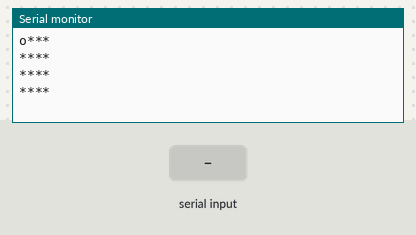
Simulated run of this sketch. Board: Arduino Uno, built with avr-gcc and run on an emulated ATmega328P. On the bench: the last lines printed to the serial monitor. Inputs (shaded band) come from the test bench.

Above: at 1.2 s.
1.3 s: "d\n" received over Serial
2.8 s: byte 119 ('w') received over Serial
At 3.6 s:
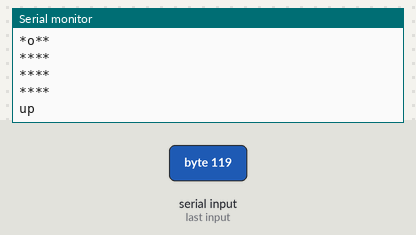
4.3 s: byte 97 ('a') received over Serial
At 4.8 s:
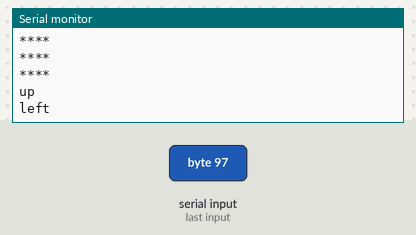
5.8 s: byte 115 ('s') received over Serial
At 7.1 s:
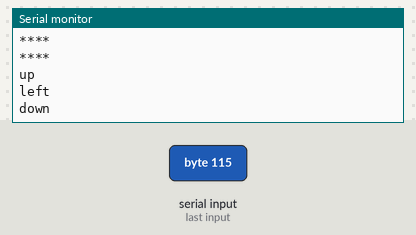

The sketch:

Game_player_move.ino
```cpp
#define SIZE 4

int matrix[4][4];
bool nextMove = false;
//char dir = 'a';
int playerX = 0;
int playerY = 0;
void setup() {
 Serial.begin(9600);
 createMap(matrix, playerX, playerY);
 printMap(matrix);
}

void loop() {
  if (Serial.available() > 0) {
    char c = Serial.read();

    nextMove = userEnterMove(c);
    char dir = moveCmd(c);
    if (dir == 'u' || dir == 'd') {
      playerX += playerXPos(dir, playerX);
    } else if (dir == 'l' || dir == 'r') {
      playerY += playerYPos(dir, playerY);
    }
    createMap(matrix, playerX, playerY);
  }
  if (nextMove) {
    printMap(matrix);
    nextMove = false;
  }
}

void createMap(int matrix[][SIZE], int playerX, int playerY) {
  for (int i = 0; i < SIZE; i++) {
    for (int j = 0; j < SIZE; j++) {
      if (i == playerX && j == playerY) {
        matrix[i][j] = 2;
      } else {
        matrix[i][j] = 0;
      }
    }
  }
}

void printMap(int matrix[][SIZE]) {
  for (int i = 0; i < SIZE; i++) {
    for (int j = 0; j < SIZE; j++) {
      if (matrix[i][j] == 0) {
        Serial.print("*");
      } else if (matrix[i][j] == 1) {
        Serial.print("x");
      } else if (matrix[i][j] == 2) {
        Serial.print("o");
      }
    }
    Serial.println();
  }
}

bool userEnterMove(int c) {
  //Serial.println();
  if (c == 10) {
    return true;
  } else {
    return false;
  }
}

char moveCmd(char c) {
  char moveDirection = ' ';
  if (c == 'w') {
    moveDirection = 'u';
    Serial.println("up");
  } else if (c == 'a') {
    moveDirection = 'l';
    Serial.println("left");
  } else if (c == 's') {
    moveDirection = 'd';
    Serial.println("down");
  } else if (c == 'd') {
    moveDirection = 'r';
    Serial.println("right");
  }
  return moveDirection;
}

int playerXPos(char dir, int x) {
  if ((dir == 'u') && (x > 0)) {
    return -1;
  } else if ((dir == 'd') && (x < 3)) {
    return 1;
  } else {
    return 0;
  }
}

int playerYPos(char dir, int y) {
  if ((dir == 'l') && (y > 0)) {
    return -1;
  } else if ((dir == 'r') && (y < 3)) {
    return 1;
  } else {
    return 0;
  }
}
```

Measured:
- after the input at 2.8 s, the serial monitor: prints a new line at once (image 1)
- after the input at 4.3 s, the serial monitor: prints a new line at once (image 2)
- after the input at 5.8 s, the serial monitor: prints a new line at once (image 3)
